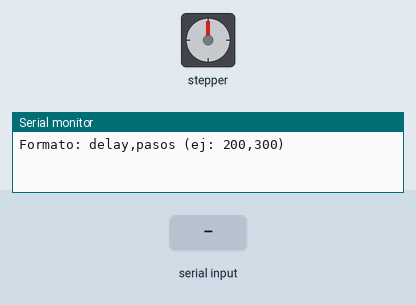
Bench run of a sketch on a simulated Arduino Uno, built with avr-gcc and run on an emulated ATmega328P. Shown: stepper motor, the last lines printed to the serial monitor. Wiring (inferred from the names in the program): stepper motor driver (200 steps per turn assumed): step A2; direction A1; enable A0. The test bench sets the inputs (shaded band).

Above: at 1.2 s.
1.3 s: "90,45\n" received over Serial
At 2.4 s:
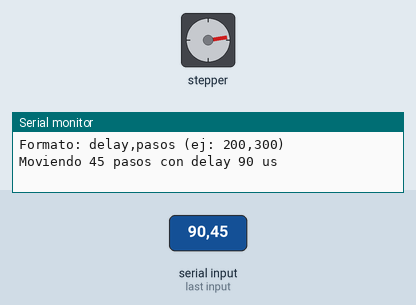
2.8 s: "30,150\n" received over Serial
At 3.7 s:
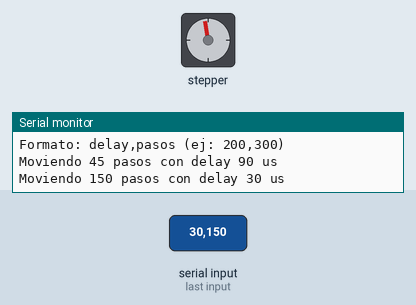
4.3 s: "1,90\n" received over Serial
At 5.5 s:
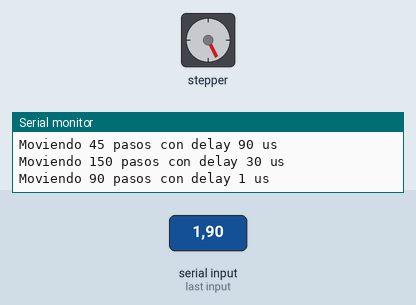
5.8 s: "1,90,45\n" received over Serial
At 6.9 s:
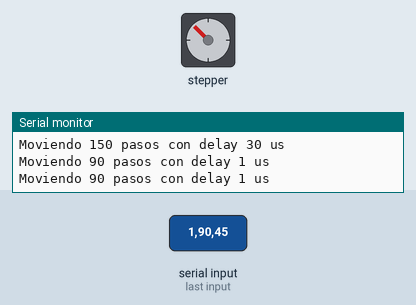
7.3 s: "90,45\n" received over Serial
At 8.2 s:
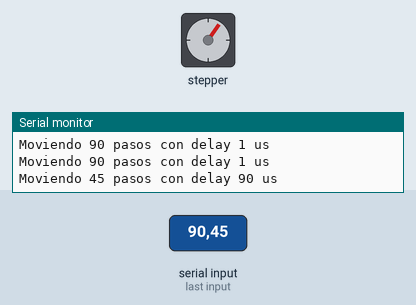
8.8 s: "1,90\n" received over Serial
At 10.2 s:
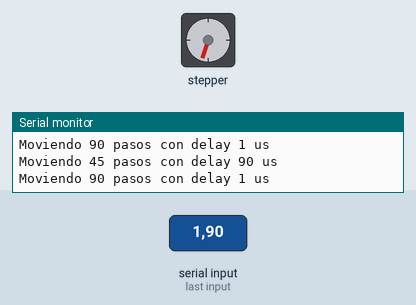
Timing chart, 0 to 11.3 s (numbered marks = the images above; inputs shaded):
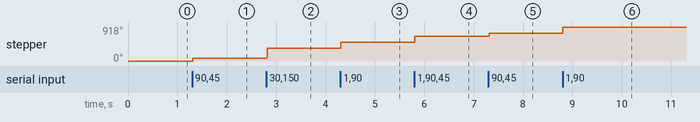

The sketch:

control_systems_algorithm_automatic_mode.ino
```cpp
// Algoritmo de control de motores NEMA 17, arco eléctrico y servos en modo automático

const int STEP_PIN = A2;
const int DIR_PIN = A1;
const int EN_PIN = A0;

void setup() {
  Serial.begin(9600);
  pinMode(STEP_PIN, OUTPUT);
  pinMode(DIR_PIN, OUTPUT);
  pinMode(EN_PIN, OUTPUT);

  digitalWrite(EN_PIN, LOW);   // habilita driver
  digitalWrite(DIR_PIN, HIGH); // sentido por defecto

  Serial.println("Formato: delay,pasos (ej: 200,300)");
}

void loop() {
  if (Serial.available()) {
    String input = Serial.readStringUntil('\n');
    input.trim();

    int comaIndex = input.indexOf(',');
    if (comaIndex != -1) {
      int delay_us = input.substring(0, comaIndex).toInt();
      int pasos = input.substring(comaIndex + 1).toInt();

      if (delay_us > 0 && pasos > 0) {
        Serial.print("Moviendo ");
        Serial.print(pasos);
        Serial.print(" pasos con delay ");
        Serial.print(delay_us);
        Serial.println(" us");

        moverMotor(pasos, delay_us);
      } else {
        Serial.println("Error: valores inválidos");
      }
    } else {
      Serial.println("Formato inválido. Usa: delay,pasos");
    }

    // Limpia buffer serial
    while (Serial.available()) Serial.read();
  }
}

void moverMotor(int pasos, int delay_us) {
  for (int i = 0; i < pasos; i++) {
    digitalWrite(STEP_PIN, HIGH);
    delayMicroseconds(delay_us);
    digitalWrite(STEP_PIN, LOW);
    delayMicroseconds(delay_us);
  }
}
```

Measured:
- after the input at 1.3 s, stepper: goes 1° 0.01 s, then 81°, starting at once
- after the input at 2.8 s, stepper: goes 82° 0.01 s, then 351°, starting at once
- after the input at 4.3 s, stepper: turns 162° clockwise, starting at once
- after the input at 5.8 s, stepper: turns 162° clockwise, starting at once
- after the input at 7.3 s, stepper: goes 676° 0.01 s, then 756°, starting at once
- after the input at 8.8 s, stepper: turns 162° clockwise, starting at once
